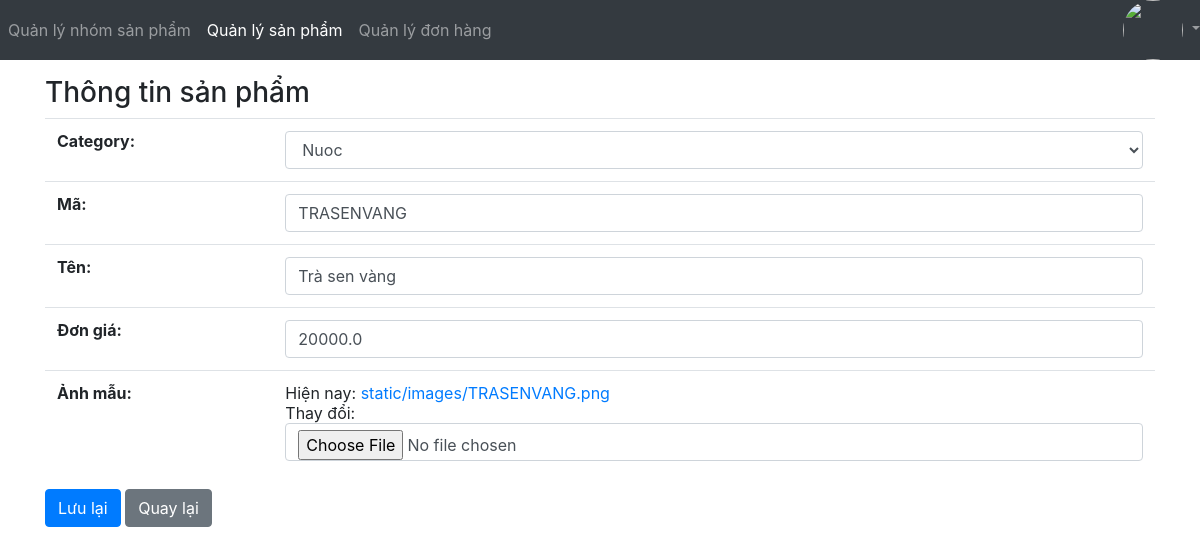
The page /admin1/update_product/1 (signed in) on the database its author committed.
### admin1/models.py (models this page shows, shortened)
class Product(models.Model):
    category = models.ForeignKey(Category, on_delete=models.PROTECT)
    code = models.CharField(max_length=30,unique=True, verbose_name='Mã')
    name = models.CharField(max_length=200,verbose_name='Tên')
    price = models.FloatField(verbose_name='Đơn giá')
    image = models.ImageField(upload_to='static/images', verbose_name='Ảnh mẫu')

class Category(models.Model):
    code = models.CharField(max_length=30,unique=True,verbose_name='Mã')
    name = models.CharField(max_length=200,verbose_name='Tên')
    def __str__(self):
        return self.name

### admin1/views.py (the view)
# urls.py: path('update_product/<pk>',updateProduct ,name='update-product'),
@login_required
def updateProduct(request,pk):
    product = Product.objects.get(pk=pk)
    form  = ProductForm(instance=product)
    if request.method == 'POST':
        form = ProductForm(request.POST, request.FILES, instance=product)
        if form.is_valid():
            form.save()
            return redirect('/admin1/list_product')
    context = {'form':form}
    return render(request,'product/form.html',context)

### admin1/forms.py
class ProductForm(forms.ModelForm):
    class Meta:
        model = Product
        fields = '__all__'

### admin1/templates/product/form.html (shortened to what this page needs)
{%extends "../base.html" %}
{%block navbar%}
    {%with page=2%}
        {{block.super}}
    {%endwith%}
{%endblock%}
{%block content %}
<div class="container pt-3">
    <h3>Thông tin sản phẩm</h3>
    <form method="POST" enctype="multipart/form-data"> {%csrf_token%}
        <table class="table table-control">{{form}}</table>
        <button class="btn btn-primary" type="submit">Lưu lại</button>
        <a href='{% url "list-product" %}' class="btn btn-secondary">Quay lại</a>
    </form>
</div>
{%endblock%}

### rows shown on the page
Product: category "Nuoc", code "TRASENVANG", price "20000.0"
Category: name "Trà sen vàng"
